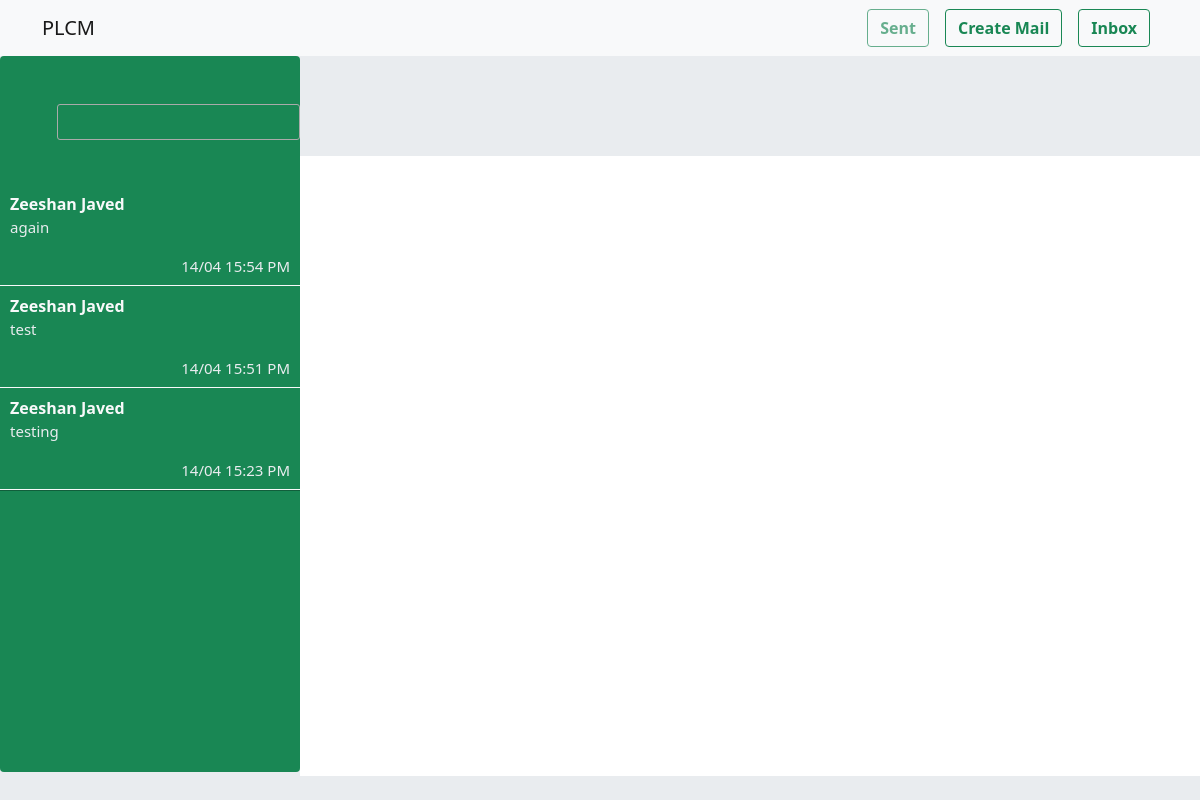
Page /send_mail.php (signed in) on the committed database.
### tables this page shows
CREATE TABLE `emails` (
  `e_id` int(11) NOT NULL,
  `crt_id` int(11) NOT NULL,
  `m_id` int(11) NOT NULL,
  `subject` text NOT NULL,
  `description` text NOT NULL,
  `category` int(11) NOT NULL,
  `file_path` text NOT NULL,
  `date` timestamp NOT NULL DEFAULT current_timestamp(),
  `status` text NOT NULL DEFAULT 'unseen'
);

### send_mail.php (the view, shortened to what this page needs)
<?php
include_once("connection/connection.php");
$s_id=$_SESSION['id'];
$user=null;
$query="select status,e_id,m_id ,emails.description,emails.date as date from emails where   emails.crt_id=".$s_id." order by e_id desc";
$emails=mysqli_query($conn,$query);
if(mysqli_num_rows($emails)>0){
  while($em=mysqli_fetch_assoc($emails)){
  if($em['m_id']==14){
    $query="select * from admin ";
    $get_admin=mysqli_query($conn,$query);
    $admin_data=mysqli_fetch_assoc($get_admin);
    $name=$admin_data['f_name'];
}
else{
    $query="select * from members where m_id=".$em['m_id'];
    $get_member=mysqli_query($conn,$query);
    $member_data=mysqli_fetch_assoc($get_member);
    $name=$member_data['f_name']." ".$member_data['l_name'];
    $file_path=$member_data['img_path'];
}
    $user.="<tr class='bg-success border border-start-0 border-end-0 border-top-0 border-light get_mail' data-id='".$em['e_id']."' data-m_id='".$em['m_id']."' style='cursor:pointer'><td><div class='text-light fw-bold'>".$name."</div>
    <p class=' e_desc'>".substr($em['description'],0,100)."</p>
    <div class='text-end e_date'>".date('d/m H:i A',strtotime($em['date']))."</div>
    </td></tr>";
  }
}
else{
  $user="<tr class='bg-success border border-0'><td class='text-light text-center ' colspan='5'>no mail</td></tr> ";
}
?>
<!doctype html>
<html lang="en">
  <head>
    <link href="https://cdn.jsdelivr.net/npm/bootstrap@5.1.3/dist/css/bootstrap.min.css" rel="stylesheet">
    <link rel="stylesheet" type="text/css" href="//cdn.datatables.net/1.10.21/css/jquery.dataTables.min.css"/>
    <link rel='stylesheet' href='css/style.css'>
    <link rel='stylesheet' href='css/style2.css'>
<link rel="stylesheet" href="css/jquery.multiselect.css">
  </head>
  <body>
  <div class='container-fluid p-0 responsive wrapper-message email' >
  <nav class="navbar navbar-expand-md navbar-light bg-light">
  <div class="container">
  <a class="navbar-brand" href="home.php">PLCM</a>
    <div class="collapse navbar-collapse" id="navbarSupportedContent">
      <div class=' d-flex align-items-center justify-md-content-start justify-content-around'>
           <a type="button" class="btn  btn-outline-success fw-bold disabled mx-2" href="send_mail.php">
  Sent
</a>
<button type="button" class="btn  btn-outline-success fw-bold mx-2" data-bs-toggle="modal" data-bs-target="#exampleModal">
  Create Mail
</button>
               <a type="button" class="btn  btn-outline-success fw-bold mx-2" href="inbox_mail.php">
  Inbox
</a>
</div>
    </div>
  </div>
</nav>
<section class=' bg message-sec ' style="height:90vh">
  <div class='row m-0 align-items-stretch justify-content-start ' style="height:90vh;">
  <div class='col-3  p-0  bg-success rounded  ' style="height:89.5vh;overflow-y:hidden">
  <div class="table-responsive mt-2 pb-5 mt-5" style="height:84.5vh;overflow-y:scroll">
<table id="userTable" class=' table table-hover ' style="border-collapse: separate;">
        <thead>
                   </thead>
        <tbody id="list_profile">
       <?php echo $user;?>
        </tbody>
    </table>
                </div>
</div>
<div class='col-9 bg-body d-flex flex-column p-0' style="height:90vh">
    <div class='bg px-2 py-4 user_profile' style="height:15%">
</div>
        <div class='col-12 text-muted h3 fw-bold  d-flex flex-column  align-items-start px-2 py-4' id='message_show' style="height:85%; overflow-y:scroll" >
          </div>
</div>
</div>
</div>
</body>
</html>

### css/style.css (style rules this page uses)
.email .e_desc,.email .e_date { color:#e9ecef!important; font-size:15px; }

### css/style2.css (style rules this page uses)
.row , .col-md-5,.col-md-7 { height:100%; display:flex; justify-content: center; align-items: center; }
.bg { background-color:#e9ecef; }
.responsive { height:100vh; background-color:#e9ecef; }

### rows in the picture
emails: admin.f_name "Zeeshan Javed", description "again", date "14/04 15:54 PM"
emails: admin.f_name "Zeeshan Javed", description "test", date "14/04 15:51 PM"
emails: admin.f_name "Zeeshan Javed", description "testing", date "14/04 15:23 PM"
